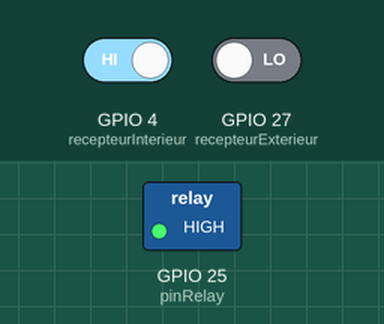
A sketch run on a simulated ESP32. Shown: switched loads named in the sketch (green lamp = pin HIGH). The test bench sets the inputs (shaded band); at power-on: GPIO 4 (recepteurInterieur) HIGH, GPIO 27 (recepteurExterieur) LOW. What the sketch prints to the serial monitor is not drawn.

Above: at 0.1 s.
At 1.7 s:
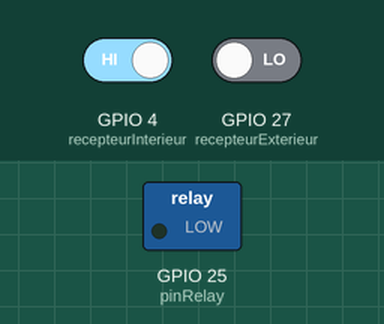
1.8 s: GPIO 4 (recepteurInterieur) driven LOW
Timing chart, 0 to 4.8 s (numbered marks = the images above; inputs shaded):
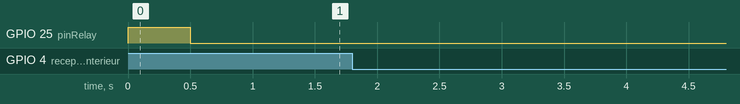

Measured:
- after the input at 1.8 s, every drawn part: stays the same

The sketch:

mecanique_panorama_esp32.ino
```cpp
/*
    Mecanique Panorama

    Created by Alex Bourgeois, based on Aurelien Conil
    github.com/undessens/mecanique_panorama
*/

/*
ESP32 system

simple both ways counter from a turning wheel, using
optical IR sensor( pin 4, 27 )

relay , turning on and off according to wheel frequency
pin 25

baudrate 115200
*/

//light sensor
int recepteurInterieur = 4;
int recepteurExterieur = 27;

//Algorithm
int lastState1, lastState2;
long long int count= 0;
unsigned long lastTime;
float speed;
float speedRotationChangeFilterThreshold = 5.0;

// Relay command
int pinRelay = 25;
int relayModulo = 15;

void setup(){

  pinMode ( recepteurInterieur, INPUT);
  pinMode ( recepteurExterieur, INPUT);

  lastState1 = digitalRead(recepteurInterieur);
  lastState2 = -1;

  pinMode ( pinRelay, OUTPUT );

  //Toggle relay to test it
  digitalWrite(pinRelay, LOW);
  digitalWrite(pinRelay, HIGH);
  delay(250);
  digitalWrite(pinRelay, LOW);
  digitalWrite(pinRelay, HIGH);
  delay(250);
  digitalWrite(pinRelay, LOW);

  Serial.begin(115200);
}

bool rotationDirection = false;
bool previousRotationDirection = false;

void loop(){

  int currentState1 = digitalRead(recepteurInterieur);
  int currentState2 = digitalRead(recepteurExterieur);

  // The wheel turned
  if (currentState1 != lastState1) {

    // if the first one changed before the other, we can define direction
    if (currentState1 != currentState2) {
      rotationDirection = false;
    } else {
      rotationDirection = true;
    }

    count++;

    //Compute speed
    float newSpeed = 1000/( millis() - lastTime );
    float alpha = 0.3;
    speed = newSpeed*alpha + speed*(1.0 - alpha);

    //transform speed to stay around 0 and 10
    speed = map(int(speed),0,40, 0, 10);

    if(speed>9)speed = 9;
    if(speed<0)speed = 0;

    //Filter out high speed rotation direction error
    if(speed >= speedRotationChangeFilterThreshold && (rotationDirection != previousRotationDirection)) {
        rotationDirection = previousRotationDirection;
    }

    //Set variables
    previousRotationDirection = rotationDirection;
    lastTime = millis();

    //Send data
    if(rotationDirection) {
      Serial.print("+");
    }
    else {
      Serial.print("-");
    }
    Serial.println(char('0' + speed));

    updateRelay();

    delay(5);
  }

  // Mettre à jour l'état actuel
  lastState1 = currentState1;
  lastState2 = currentState2;
}

void updateRelay(){
  if (count%relayModulo==0){
    digitalWrite(pinRelay, HIGH);
  }
  else{
    digitalWrite(pinRelay,LOW);
  }
}
```
